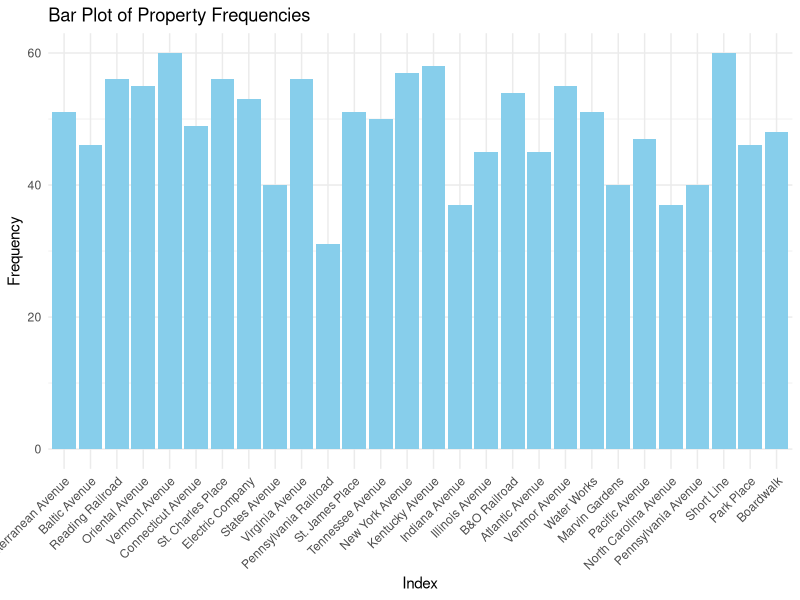
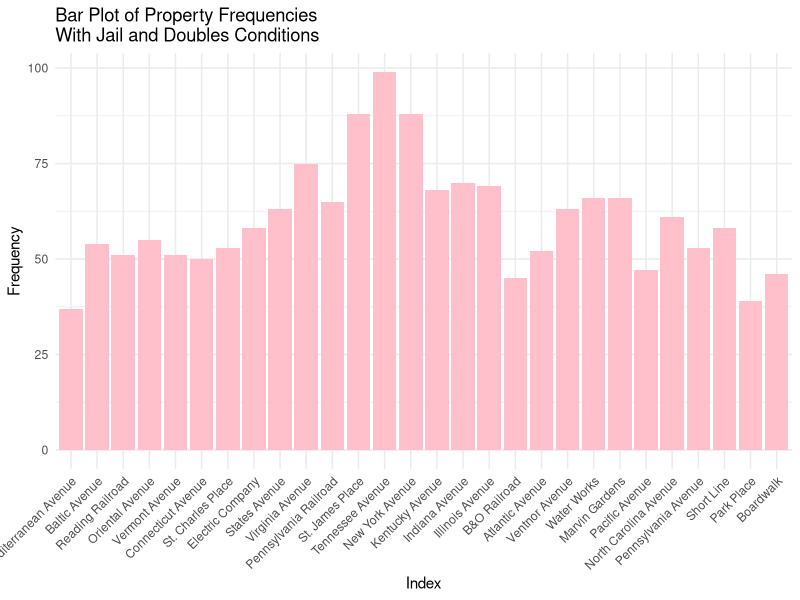
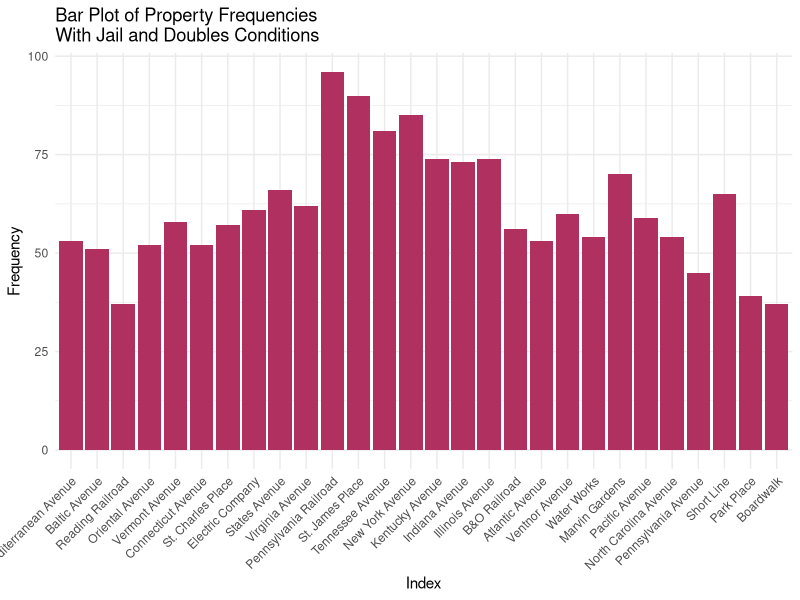

The R script that drew these images, in order:
## ---- chunk 1
knitr::opts_chunk$set(echo = TRUE)
## ---- chunk 2
# Word docx in repository
## ---- chunk 3
dice_1 <- function() {
  sample(1:6, 1)
}

dice_2 <- function() {
  sample(1:6, 1)
}

property_sum_10games <- c(0, 0, 0, 0, 0, 0, 0, 0, 0, 0, 0, 0, 0, 0, 0, 0, 0, 0, 0, 0, 0, 0, 0, 0, 0, 0, 0, 0)

for (game in 1:10) {
  game_board <- c(0, 0, 0, 0, 0, 0, 0, 0, 0, 0, 0, 0, 0, 0, 0, 0, 0, 0, 0, 0, 0, 0, 0, 0, 0, 0, 0, 0, 0, 0, 0, 0, 0, 0, 0, 0, 0, 0, 0, 0)

  players <- list(
    player1 <- 0,
    player2 <- 0,
    player3 <- 0,
    player4 <- 0
  )

  for (i in 1:50) {
    for (j in 1:4) {
      dice_total <- dice_1() + dice_2()
      players[[j]] <- (players[[j]] + dice_total) %% 41
      game_board[players[[j]]] <- game_board[players[[j]]] + 1
    }
  }

  properties <- game_board[c(2, 4, 6, 7, 9, 10, 12, 13, 14, 15, 16, 17, 19, 20, 22, 24, 25, 26, 27, 28, 29, 30, 32, 33, 35, 36, 38, 40)]
  
  property_sum_10games <- property_sum_10games + properties
}  

names(property_sum_10games) <- c("Mediterranean Avenue", "Baltic Avenue", "Reading Railroad", "Oriental Avenue", "Vermont Avenue", "Connecticut Avenue", "St. Charles Place", "Electric Company", "States Avenue", "Virginia Avenue", "Pennsylvania Railroad", "St. James Place", "Tennessee Avenue", "New York Avenue", "Kentucky Avenue", "Indiana Avenue", "Illinois Avenue", "B&O Railroad", "Atlantic Avenue", "Ventnor Avenue", "Water Works", "Marvin Gardens", "Pacific Avenue", "North Carolina Avenue", "Pennsylvania Avenue", "Short Line", "Park Place", "Boardwalk")

library(ggplot2)

prop_freq1 <- data.frame(
  property = factor(names(property_sum_10games), levels = names(property_sum_10games)),
  frequency = property_sum_10games
)

ggplot(prop_freq1, aes(x = property, y = frequency)) +
  geom_bar(stat = "identity", fill = "skyblue") +
  labs(x = "Index", y = "Frequency", title = "Bar Plot of Property Frequencies") +
  theme_minimal() +
  theme(axis.text.x = element_text(angle = 45, hjust = 1))
## ---- chunk 4
property_sum_10games_jail <- c(0, 0, 0, 0, 0, 0, 0, 0, 0, 0, 0, 0, 0, 0, 0, 0, 0, 0, 0, 0, 0, 0, 0, 0, 0, 0, 0, 0)

for (game in 1:10) {
  game_board <- c(0, 0, 0, 0, 0, 0, 0, 0, 0, 0, 0, 0, 0, 0, 0, 0, 0, 0, 0, 0, 0, 0, 0, 0, 0, 0, 0, 0, 0, 0, 0, 0, 0, 0, 0, 0, 0, 0, 0, 0)

  players <- list( # Store players as a list of data frames with their information
    player1 <- data.frame(
      location = 0, # Location on the board (integer)
      double_rolls = 0, # Number of times doubles have been rolled consecutively (integer)
      jail = FALSE, # Is the player in jail? (boolean)
      jail_rolls = 0), # Number of times a player has rolled while in jail (integer)
    player2 <- data.frame(
      location = 0,
      double_rolls = 0,
      jail = FALSE,
      jail_rolls = 0),
    player3 <- data.frame(
      location = 0,
      double_rolls = 0,
      jail = FALSE,
      jail_rolls = 0),
    player4 <- data.frame(
      location = 0,
      double_rolls = 0,
      jail = FALSE,
      jail_rolls = 0)
  )

  for (i in 1:50) { # Each player has 50 turns
    for (j in 1:4) { # Players take turns in order
      if (players[[j]]$jail == TRUE) { # If the player is in jail...
        d1 = dice_1()
        d2 = dice_2()
        jail_rolls <- jail_rolls + 1
        
        if (d1 == d2 || players[[j]]$jail_rolls == 3) { # If the player rolls doubles or has been in jail for 3 turns, then they get out
          jail = FALSE
          players[[j]]$jail_rolls <- 0
          dice_total <- dice_1() + dice_2()
          players[[j]]$location <- (players[[j]]$location + dice_total) %% 41
          game_board[players[[j]]$location] <- game_board[players[[j]]$location] + 1
        }
        
      } else { # If the player is not in jail...
        d1 = dice_1()
        d2 = dice_2()
        dice_total <- dice_1() + dice_2()
        players[[j]]$location <- (players[[j]]$location + dice_total) %% 41
        game_board[players[[j]]$location] <- game_board[players[[j]]$location] + 1
        
        if (players[[j]]$location == 31) { # Player landed on "Go to jail"
          players[[j]]$location <- 11
          jail = TRUE
        } else if (d1 == d2) { # Player rolled doubles on their first roll
          players[[j]]$double_rolls = players[[j]]$double_rolls + 1
        }
        
        while (players[[j]]$double_rolls > 0 & players[[j]]$double_rolls < 3) { # Player rolls again if they got doubles
          d1 = dice_1()
          d2 = dice_2()
          dice_total <- dice_1() + dice_2()
          players[[j]]$location <- (players[[j]]$location + dice_total) %% 41
          game_board[players[[j]]$location] <- game_board[players[[j]]$location] + 1
          
          if (d1 == d2) { # Increment the player's number of consecutive doubles rolls
            players[[j]]$double_rolls = players[[j]]$double_rolls + 1
          }
        }
        
        if (players[[j]]$double_rolls == 3) { # If player rolls double 3 times in a row, then they go to jail
          players[[j]]$location <- 11
          jail = TRUE
        }
      }
    }  
  }    

  properties <- game_board[c(2, 4, 6, 7, 9, 10, 12, 13, 14, 15, 16, 17, 19, 20, 22, 24, 25, 26, 27, 28, 29, 30, 32, 33, 35, 36, 38, 40)]
  
  property_sum_10games_jail <- property_sum_10games_jail + properties
}  

names(property_sum_10games_jail) <- c("Mediterranean Avenue", "Baltic Avenue", "Reading Railroad", "Oriental Avenue", "Vermont Avenue", "Connecticut Avenue", "St. Charles Place", "Electric Company", "States Avenue", "Virginia Avenue", "Pennsylvania Railroad", "St. James Place", "Tennessee Avenue", "New York Avenue", "Kentucky Avenue", "Indiana Avenue", "Illinois Avenue", "B&O Railroad", "Atlantic Avenue", "Ventnor Avenue", "Water Works", "Marvin Gardens", "Pacific Avenue", "North Carolina Avenue", "Pennsylvania Avenue", "Short Line", "Park Place", "Boardwalk")

library(ggplot2)

prop_freq2 <- data.frame(
  property = factor(names(property_sum_10games_jail), levels = names(property_sum_10games_jail)),
  frequency = property_sum_10games_jail
)

ggplot(prop_freq2, aes(x = property, y = frequency)) +
  geom_bar(stat = "identity", fill = "pink") +
  labs(x = "Index", y = "Frequency", title = "Bar Plot of Property Frequencies\nWith Jail and Doubles Conditions") +
  theme_minimal() +
  theme(axis.text.x = element_text(angle = 45, hjust = 1))
## ---- chunk 5
# Chance (Movement Cards):
  # Advance to Boardwalk
  # Advance to Go (Collect $200)
  # Advance to Illinois Avenue. If you pass Go, collect $200.
  # Advance to St. Charles Place. If you pass Go, collect $200.
  # Advance to the nearest Railroad. If unowned, you may buy it from the Bank. If owned, pay owner twice the rental to which they are otherwise entitled.
  # Advance to the nearest Railroad. If unowned, you may buy it from the Bank. If owned, pay owner twice the rental to which they are otherwise entitled.
  # Advance token to nearest Utility. If unowned, you may buy it from the Bank. If owned, throw dice and pay owner a total ten times amount thrown.
  # Go Back 3 Spaces.
  # Go to Jail. Go directly to Jail, do not pass Go, do not collect $200.
  # Take a trip to Reading Railroad. If you pass Go, collect $200.

# Chance (Non-Movement Cards):
  # Bank pays you dividend of $50.
  # Get Out of Jail Free.
  # Make general repairs on all your property. For each house pay $25. For each hotel pay $100.
  # Speeding fine $15.
  # You have been elected Chairman of the Board. Pay each player $50.
  # Your building loan matures. Collect $150

# Chance function
chance_positions <- c(8, 23, 37)
chance <- function() {
  card <- sample(1:16, 1)
if (players[[j]]$location %in% chance_positions) {
  if (card == 1) {
    players[[j]]$location <- 40 # Advance to Boardwalk
  } else if (card == 2) {
    players[[j]]$location <- 1 # Advance to Go
  } else if (card == 3) {
    players[[j]]$location <- 25 # Advance to Illinois Ave
  } else if (card == 4) {
    players[[j]]$location <- 12 # Advance to St. Charles Place
  } else if (card == 5 || card == 6) { # Advance to the nearest railroad
    if (players[[j]]$location == 37) {
      players[[j]]$location <- 6 # Advance to Reading Railroad
    } else if (players[[j]]$location == 8) {
      players[[j]]$location <- 16 # Advance to Pennsylvania Railroad
    } else if (players[[j]]$location == 23) {
      players[[j]]$location <- 26 # Advance to B&O Railroad
    } # Short Line doesn't apply here
  } else if (card == 7) { # Advance to the nearest utility
    if (players[[j]]$location == 8 || players[[j]]$location == 37) {
      players[[j]]$location <- 13 # Advance to Electric Company
    } else if (players[[j]]$location == 23) {
      players[[j]]$location <- 29 # Advance to Water Works
    }
  } else if (card == 8) {
    players[[j]]$location <- players[[j]]$location - 3 # Move backwards 3 places
  } else if (card == 9) {
    players[[j]]$location <- 11 # Go to jail
    players[[j]]$jail == TRUE
  } else if (card == 10) {
    players[[j]]$location <- 6 # Advance to Reading Railroad
  } 
 }
}
# Simulation with the chance function and jail conditions
property_sum_10games_chance <- c(0, 0, 0, 0, 0, 0, 0, 0, 0, 0, 0, 0, 0, 0, 0, 0, 0, 0, 0, 0, 0, 0, 0, 0, 0, 0, 0, 0)

for (game in 1:10) {
  game_board <- c(0, 0, 0, 0, 0, 0, 0, 0, 0, 0, 0, 0, 0, 0, 0, 0, 0, 0, 0, 0, 0, 0, 0, 0, 0, 0, 0, 0, 0, 0, 0, 0, 0, 0, 0, 0, 0, 0, 0, 0)

  players <- list(
    player1 <- data.frame(
      location = 0,
      double_rolls = 0,
      jail = FALSE,
      jail_rolls = 0),
    player2 <- data.frame(
      location = 0,
      double_rolls = 0,
      jail = FALSE,
      jail_rolls = 0),
    player3 <- data.frame(
      location = 0,
      double_rolls = 0,
      jail = FALSE,
      jail_rolls = 0),
    player4 <- data.frame(
      location = 0,
      double_rolls = 0,
      jail = FALSE,
      jail_rolls = 0)
  )

  for (i in 1:50) {
    for (j in 1:4) {
      if (players[[j]]$jail == TRUE) {
        d1 = dice_1()
        d2 = dice_2()
        jail_rolls <- jail_rolls + 1
        
        if (d1 == d2 || players[[j]]$jail_rolls == 3) {
          jail = FALSE
          players[[j]]$jail_rolls <- 0
          dice_total <- dice_1() + dice_2()
          players[[j]]$location <- (players[[j]]$location + dice_total) %% 41
          if (players[[j]]$location == 8 || players[[j]]$location == 23 || players[[j]]$location == 37) {
            game_board[players[[j]]$location] <- game_board[players[[j]]$location] + 1
            chance()
          }
          game_board[players[[j]]$location] <- game_board[players[[j]]$location] + 1
        }
        
      } else {
        d1 = dice_1()
        d2 = dice_2()
        dice_total <- dice_1() + dice_2()
        players[[j]]$location <- (players[[j]]$location + dice_total) %% 41
        if (players[[j]]$location == 8 || players[[j]]$location == 23 || players[[j]]$location == 37) {
            game_board[players[[j]]$location] <- game_board[players[[j]]$location] + 1
            chance()
          }
        game_board[players[[j]]$location] <- game_board[players[[j]]$location] + 1
        
        if (players[[j]]$location == 31) {
          players[[j]]$location <- 11
          jail = TRUE
        } else if (d1 == d2) {
          players[[j]]$double_rolls = players[[j]]$double_rolls + 1
        }
        
        while (players[[j]]$double_rolls > 0 & players[[j]]$double_rolls < 3) {
          d1 = dice_1()
          d2 = dice_2()
          dice_total <- dice_1() + dice_2()
          players[[j]]$location <- (players[[j]]$location + dice_total) %% 41
          if (players[[j]]$location == 8 || players[[j]]$location == 23 || players[[j]]$location == 37) {
            game_board[players[[j]]$location] <- game_board[players[[j]]$location] + 1
            chance()
          }
          game_board[players[[j]]$location] <- game_board[players[[j]]$location] + 1
          
          if (d1 == d2) {
            players[[j]]$double_rolls = players[[j]]$double_rolls + 1
          }
        }
        
        if (players[[j]]$double_rolls == 3) {
          players[[j]]$location <- 11
          jail = TRUE
        }
      }
    }  
  }    

  properties <- game_board[c(2, 4, 6, 7, 9, 10, 12, 13, 14, 15, 16, 17, 19, 20, 22, 24, 25, 26, 27, 28, 29, 30, 32, 33, 35, 36, 38, 40)]
  
  property_sum_10games_chance <- property_sum_10games_chance + properties
}  

names(property_sum_10games_chance) <- c("Mediterranean Avenue", "Baltic Avenue", "Reading Railroad", "Oriental Avenue", "Vermont Avenue", "Connecticut Avenue", "St. Charles Place", "Electric Company", "States Avenue", "Virginia Avenue", "Pennsylvania Railroad", "St. James Place", "Tennessee Avenue", "New York Avenue", "Kentucky Avenue", "Indiana Avenue", "Illinois Avenue", "B&O Railroad", "Atlantic Avenue", "Ventnor Avenue", "Water Works", "Marvin Gardens", "Pacific Avenue", "North Carolina Avenue", "Pennsylvania Avenue", "Short Line", "Park Place", "Boardwalk")

# Plot
library(ggplot2)

prop_freq2 <- data.frame(
  property = factor(names(property_sum_10games_chance), levels = names(property_sum_10games_chance)),
  frequency = property_sum_10games_chance
)

ggplot(prop_freq2, aes(x = property, y = frequency)) +
  geom_bar(stat = "identity", fill = "maroon") +
  labs(x = "Index", y = "Frequency", title = "Bar Plot of Property Frequencies\nWith Jail and Doubles Conditions") +
  theme_minimal() +
  theme(axis.text.x = element_text(angle = 45, hjust = 1))
## ---- chunk 6
# Community Chest Cards:
  # 1. Advance to Go (Collect $200)
  # 2. Bank error in your favor. Collect $200
  # 3. Doctor’s fee. Pay $50
  # 4. From sale of stock you get $50
  # 5. Get Out of Jail Free
  # 6. Go to Jail. Go directly to jail, do not pass Go, do not collect $200
  # 7. Holiday fund matures. Receive $100
  # 8. Income tax refund. Collect $20
  # 9. It is your birthday. Collect $10 from every player
  # 10. Life insurance matures. Collect $100
  # 11. Pay hospital fees of $100
  # 12. Pay school fees of $50
  # 13. Receive $25 consultancy fee
  # 14. You are assessed for street repair. $40 per house. $115 per hotel
  # 15. You have won second prize in a beauty contest. Collect $10
  # 16. You inherit $100

# Simulation with the Chance function
chance_positions <- c(8, 23, 37)
chance <- function() {
  card <- sample(1:16, 1)
 if (players[[j]]$location %in% chance_positions) {
   if (card == 1) {
    players[[j]]$location <- 40 # Advance to Boardwalk
  } else if (card == 2) {
    players[[j]]$location <- 1 # Advance to Go
  } else if (card == 3) {
    players[[j]]$location <- 25 # Advance to Illinois Ave
  } else if (card == 4) {
    players[[j]]$location <- 12 # Advance to St. Charles Place
  } else if (card == 5 || card == 6) { # Advance to the nearest railroad
    if (players[[j]]$location == 37) {
      players[[j]]$location <- 6 # Advance to Reading Railroad
    } else if (players[[j]]$location == 8) {
      players[[j]]$location <- 16 # Advance to Pennsylvania Railroad
    } else if (players[[j]]$location == 23) {
      players[[j]]$location <- 26 # Advance to B&O Railroad
    } 
  } else if (card == 7) { # Advance to the nearest utility
    if (players[[j]]$location == 8 || players[[j]]$location == 37) {
      players[[j]]$location <- 13 # Advance to Electric Company
    } else if (players[[j]]$location == 23) {
      players[[j]]$location <- 29 # Advance to Water Works
    }
  } else if (card == 8) {
    players[[j]]$location <- players[[j]]$location - 3 # Move backwards 3 places
  } else if (card == 9) {
    players[[j]]$location <- 11 # Go to jail
    players[[j]]$jail == TRUE
  } else if (card == 10) {
    players[[j]]$location <- 6 # Advance to Reading Railroad
  } 

  if (players[[j]]$location < players[[j]]$location && card %in% c(3,4,10)) {
    players[[j]]$money <- players[[j]]$money + 200 # Passing Go for cards 3, 4, and 10
  }
  
    else if (card == 11) {
      players[[j]]$money <- players[[j]]$money + 50 # Bank pays you $50
    }
    else if (card == 12) {
      players[[j]]$get_out_jail == TRUE # Get out of jail free card
    }
    else if (card == 13) {
      players[[j]]$money <- players[[j]]$money - 15 # Speeding fine $15
      properties_info$free_parking <- properties_info$free_parking + 15
    }
    else if (card == 14) {
      players[[j]]$money <- players[[j]]$money - 50 * (length(players) - 1)
        for (k in 1:length(players)) {
          if (k != j) {
            players[[k]]$money <- players[[k]]$money + 50 # Elected Chairman of the Board; pay each player $50
          }
        }
    }
    else if (card == 15) {
      players[[j]]$money <- players[[j]]$money + 150 # Building loan matures; collect $150
      
      # Card 16 is paying for houses and hotels -- doesn't apply here
    }
}
}

# Community Chest Cards Function
chest_positions <- c(3, 18, 34)
chest <- function() {
  chest_card <- sample(1:15, 1)
  if (players[[j]]$location %in% chest_positions) {
    if (chest_card == 1) {
      players[[j]]$location <- 1
      players[[j]]$money <- players[[j]]$money + 200
    } else if (chest_card == 2) {
      players[[j]]$money <- players[[j]]$money + 200
    } else if (chest_card == 3) {
      players[[j]]$money <- players[[j]]$money - 50
    } else if (chest_card == 4) {
      players[[j]]$money <- players[[j]]$money + 50
    } else if (chest_card == 5) {
      players[[j]]$jail_free_card = TRUE
    } else if (chest_card == 6) {
      players[[j]]$jail <- TRUE
    } else if (chest_card == 7) {
      players[[j]]$money <- players[[j]]$money + 100
    } else if (chest_card == 8) {
      players[[j]]$money <- players[[j]]$money + 20
    } else if (chest_card == 9) {
      players[[j]]$money <- players[[j]]$money + 10*players[[j]]
    } else if (chest_card == 10) {
      players[[j]]$money <- players[[j]]$money + 100
    } else if (chest_card == 11) {
      players[[j]]$money <- players[[j]]$money - 100
    } else if (chest_card == 12) {
      players[[j]]$money <- players[[j]]$money - 50
    } else if (chest_card == 13) {
      players[[j]]$money <- players[[j]]$money - 25 
    } else if (chest_card == 14) {
      players[[j]]$money <- players[[j]]$money + 10
    } else if (chest_card == 15) {
      players[[j]]$money <- players[[j]]$money + 100
    }
  }
}
